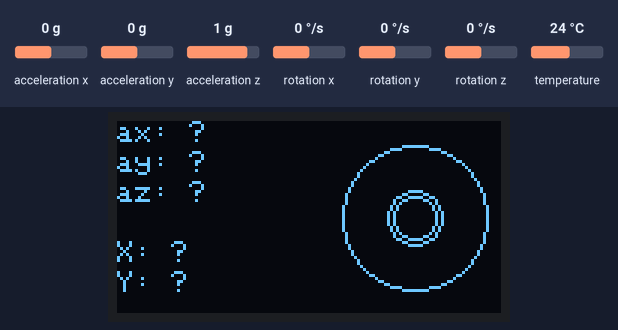
This sketch was run on a simulated Arduino Uno, built with avr-gcc and run on an emulated ATmega328P. Parts: 128×64 one-colour display. The inputs (shaded band) are chosen by the test bench; at power-on: acceleration x 0 g, acceleration y 0 g, acceleration z 1 g, rotation x 0 °/s, rotation y 0 °/s, rotation z 0 °/s, temperature 24 °C.

Above: at 2.2 s.
2.3 s: acceleration x set to -1.4 g
At 3.5 s:
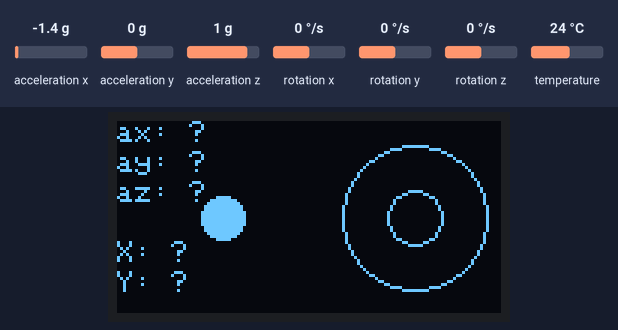
3.8 s: acceleration x set to 0 g
At 4.4 s:
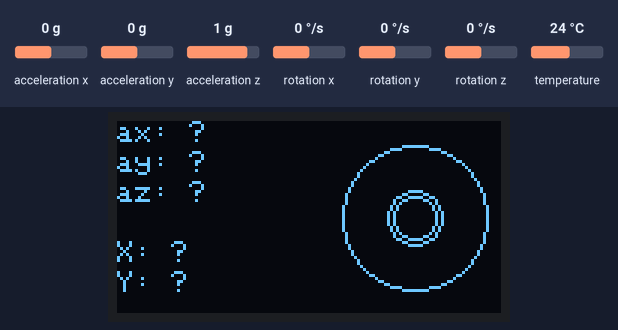
5.3 s: acceleration y set to -1.4 g
At 6.6 s:
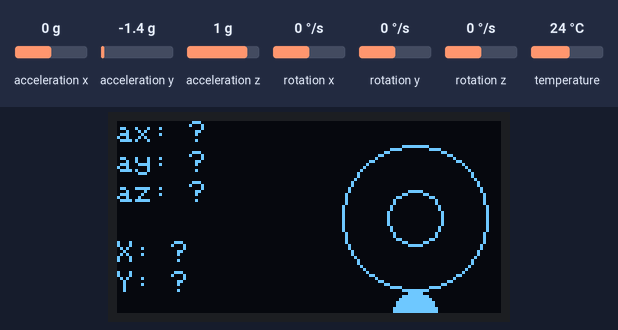
6.9 s: acceleration z set to -1.4 g
At 8.2 s:
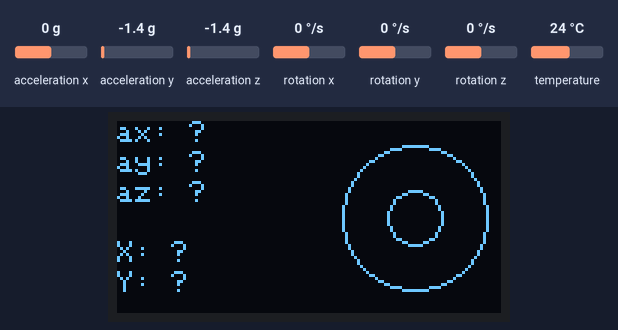
Timing chart, 0 to 9.4 s (numbered marks = the images above; inputs shaded):
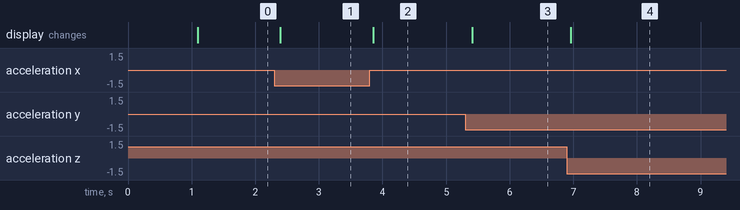

Measured:
- after the input at 2.3 s, the display: changes after 0.10 s (image 1)
- after the input at 3.8 s, the display: changes after 0.05 s (image 2)
- after the input at 5.3 s, the display: changes after 0.11 s (image 3)
- after the input at 6.9 s, the display: changes after 0.06 s (image 4)

The sketch:

bubble_level.ino
```cpp
#include <Wire.h>
#include <Adafruit_MPU6050.h>
#include <Adafruit_Sensor.h>
#include <Adafruit_SSD1306.h>

#define SCREEN_WIDTH 128
#define SCREEN_HEIGHT 64
Adafruit_SSD1306 display(SCREEN_WIDTH, SCREEN_HEIGHT, &Wire);

Adafruit_MPU6050 mpu;

void setup() {
  // 初始化 Serial
  Serial.begin(115200);

  // 初始化 SSD1306
  if (!display.begin(SSD1306_SWITCHCAPVCC, 0x3C)) { // 預設 OLED I2C 地址為 0x3C
    Serial.println(F("SSD1306 allocation failed"));
    for (;;);
  }
  display.clearDisplay();

  // 初始化 MPU6050
  if (!mpu.begin()) {
    Serial.println("MPU6050 init failed!");
    while (1);
  }

  // 配置 MPU6050
  mpu.setAccelerometerRange(MPU6050_RANGE_2_G);
  mpu.setGyroRange(MPU6050_RANGE_250_DEG);
  mpu.setFilterBandwidth(MPU6050_BAND_5_HZ);

  // 顯示啟動畫面
  display.setTextSize(1);
  display.setTextColor(SSD1306_WHITE);
  display.setCursor(0, 0);
  display.println(F("Initializing..."));
  display.display();
  delay(1000);
}

void loop() {
  // 讀取加速度數據
  sensors_event_t a, g, temp;
  mpu.getEvent(&a, &g, &temp);

  // 計算傾斜角度
  float angleX = atan2(a.acceleration.x, a.acceleration.z) * 180 / PI;      ///my changes for different axis
  float angleY = atan2(a.acceleration.y, a.acceleration.z) * 180 / PI * -1;    ///my changes for different axis

  // 將角度映射到螢幕像素座標
  int bubbleX = map(angleX, -45, 45, 0, SCREEN_WIDTH);
  int bubbleY = map(angleY, -45, 45, 0, SCREEN_HEIGHT);

  // 限制電子氣泡範圍
  bubbleX = constrain(bubbleX, 0, SCREEN_WIDTH) + 35;
  bubbleY = constrain(bubbleY, 0, SCREEN_HEIGHT);

  // 判斷是否水平 (x 和 y 角度皆小於 1)
  bool isLevel = (abs(angleX) < 0.8 && abs(angleY) < 0.8);

  // 繪製螢幕內容
  display.clearDisplay();

  // 畫出水平圓形邊框
  display.drawCircle((SCREEN_WIDTH / 2) + 35, SCREEN_HEIGHT / 2, 24, SSD1306_WHITE);
  display.drawCircle((SCREEN_WIDTH / 2) + 35, SCREEN_HEIGHT / 2, 9, SSD1306_WHITE);

  // 畫出電子氣泡
  if (isLevel) {
    // 當水平時，畫出反白的圓點
    display.fillCircle(bubbleX, bubbleY, 7, SSD1306_BLACK);
    display.drawCircle(bubbleX, bubbleY, 7, SSD1306_WHITE);
  } else {
    // 非水平時，使用一般白色圓點
    display.fillCircle(bubbleX, bubbleY, 7, SSD1306_WHITE);
  }

  // 顯示角度資訊
  display.setTextSize(1);

  display.setCursor(0, 40);
  display.printf("X: %.2f", angleX);
  display.setCursor(0, 50);
  display.printf("Y: %.2f", angleY);

  display.setCursor(0, 0);
  display.printf("ax: %.2f", a.acceleration.x);
  display.setCursor(0, 10);
  display.printf("ay: %.2f", a.acceleration.y);
  display.setCursor(0, 20);
  display.printf("az: %.2f", a.acceleration.z);

  display.display();

  delay(50); // 更新頻率
}
```
